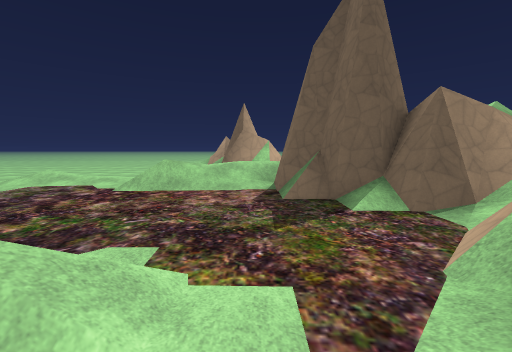
[1] (above)

20 first-person views from a walk through a 3-D level made in the Godot game engine. The camera is 1.4 m above the floor, tilts 6° down and sees 90° across. Doors that lead somewhere are drawn open, without their leaves. The floor is counted in squares, 2 m on a side. Each view is taken from the middle of a square. On the plan, view 1 faces up. The plan holds only what a view shows up to about 9 squares ahead; the rest is blank. The place goes on beyond the plan. Some surface patterns are stand-ins.

[2]
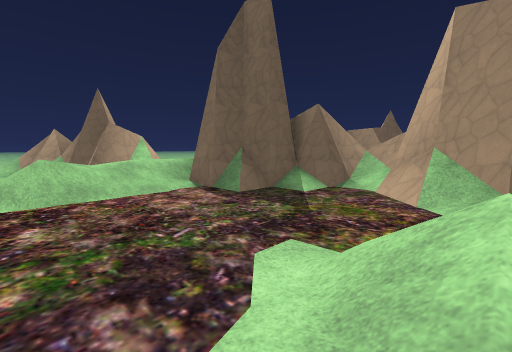

[3]
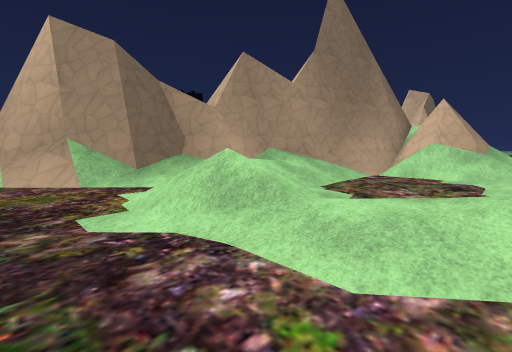

[4]
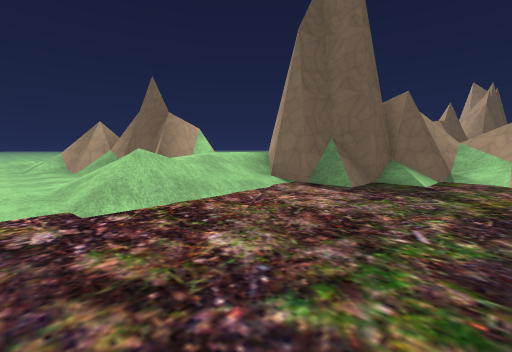

[5]
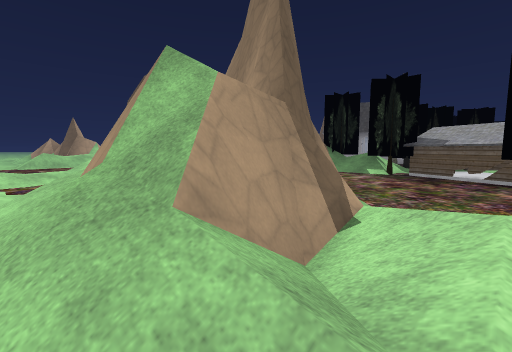

[6]
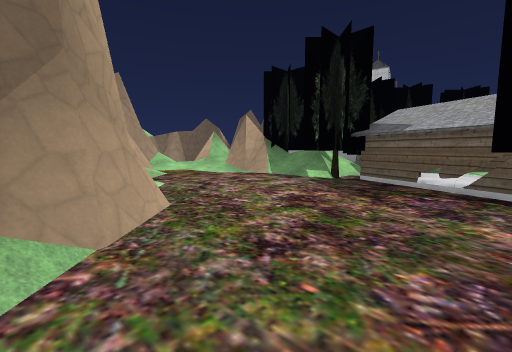

[7]
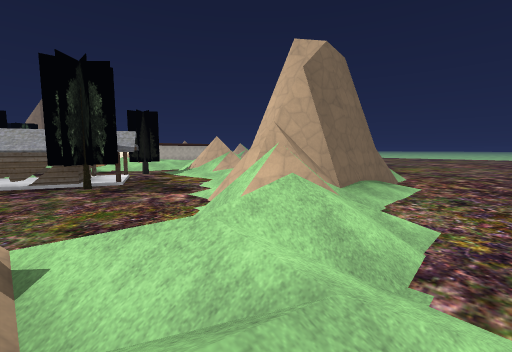

[8]
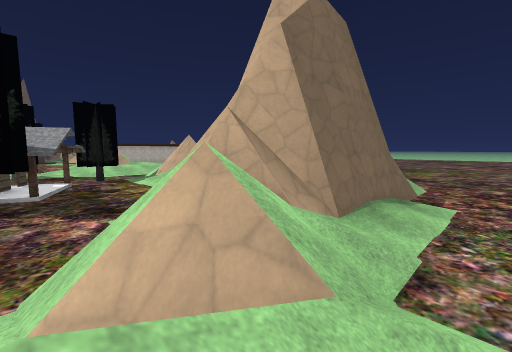

[9]
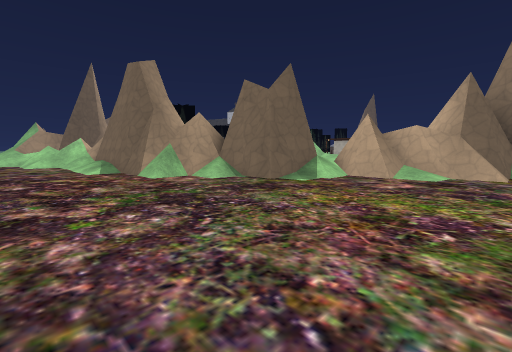

[10]
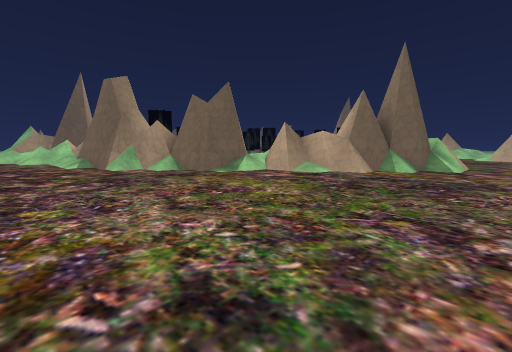

[11]
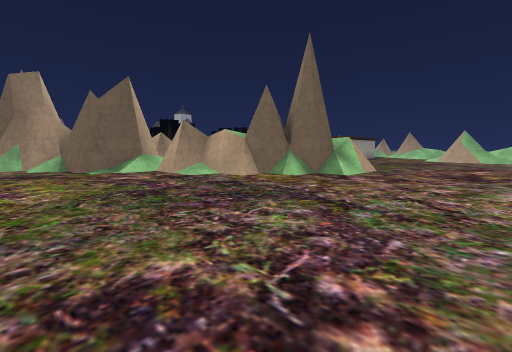

[12]
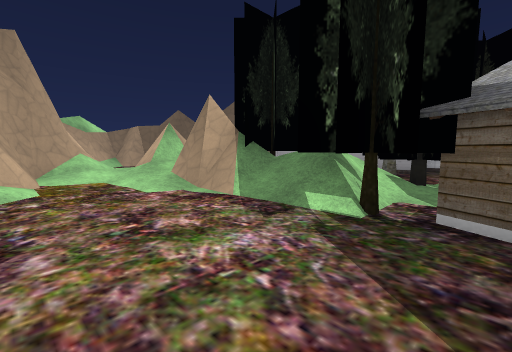

[13]
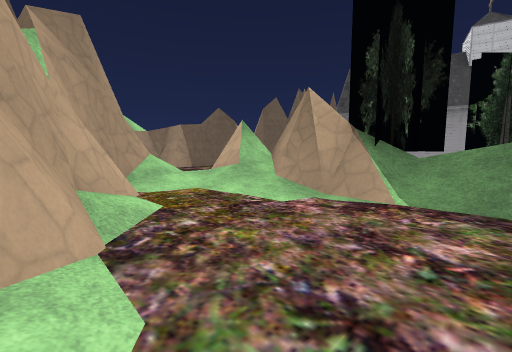

[14]
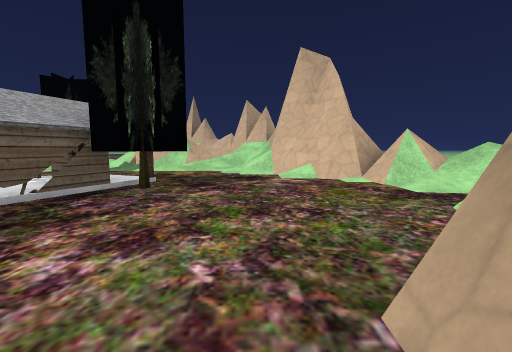

[15]
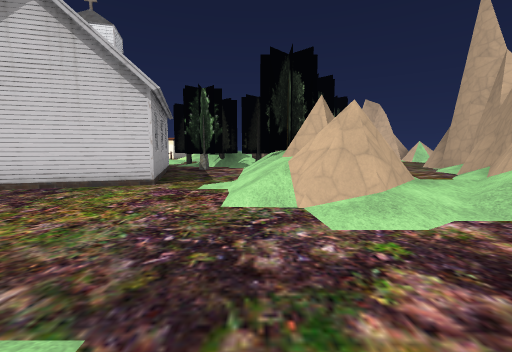

[16]
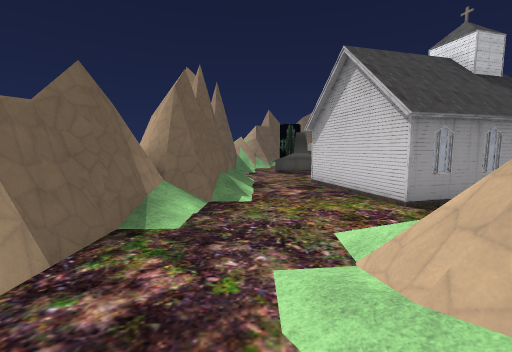

[17]
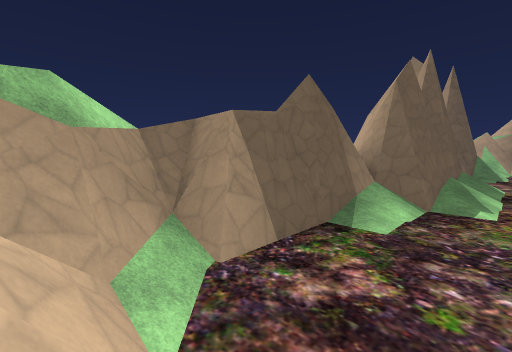

[18]
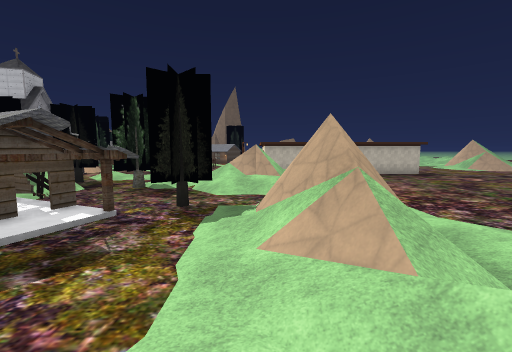

[19]
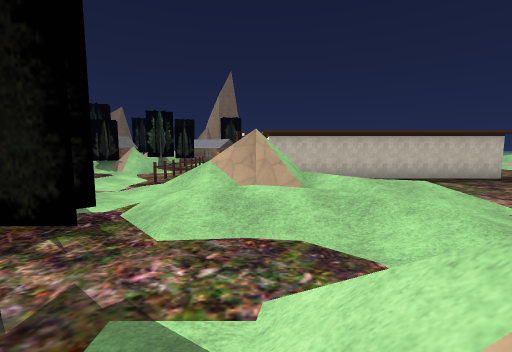

[20]
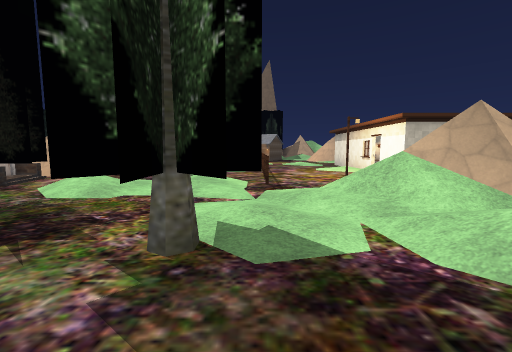

### Floor plan
Key: @ floor where view 1 was taken; # wall or solid block; . main floor; : floor 0.25 m higher than the main floor; - floor 0.25 m lower than the main floor; / step, stairs or slope; D door; = window, fence, low wall or low ledge; T tree; H house; P plank; S streetlight; O other object.
Columns run from 4 left of view 1 to 17 right of it. Each row starts with its distance up from view 1.
 15 //
 14 -/#
 13 -/##
 12 --##
 11 --/#
 10 -- ##=
  9 -.  //
  8 //////
  7 .////#
  6 .//..#######
  5 ...../###########
  4 ....../###///####
  3 ......./##.....#####
  2 ..//..###/..........
  1 //////###////......
  0 ////@/##//##/...###
 -1 /../ ###.////.###
 -2 ...//##/./##/.##
 -3 /../###...#T/.##
 -4 ///###/.../T/..#
 -5 ///###....///.T##DD#
 -6 /#####...TT/TT.. D//
 -7 ///##..... H TTT....
 -8 /#=/......  H/ T/ .
 -9 ///.....TH H./../...
-10 ////....TOHP..T./:/./
-11 ./=#/....///..//..=#=
-12 .//##//....T..///.....
-13 ../###/....T///// .S..
-14 ../###//////./ =   D//
-15 ../#   /=##/// /    ##
-16 ...##   //  ////
-17 ...##/  /:/././
-18 ....##    ..../.  #
-19 .....#     .......#
-20 .....###    ......
-21 .......##    ... .#
-22 .......###    ..
-23 ........###
-24 .........##
-25 ..........##
-26 ..............
-27 ...............
-28    .............
-29    .............

Where each view was taken, in squares from view 1:
view 1: 0 up, 0 right, facing up
view 2: 1 up, 3 left, facing up-right
view 3: 3 up, 4 left, facing down-right
view 4: 3 up, 4 left, facing up-right
view 5: 9 down, 4 left, facing up-right
view 6: 9 down, 0 right, facing up-right
view 7: 8 down, 4 left, facing down-right
view 8: 10 down, 3 left, facing down-right
view 9: 24 down, 4 left, facing up-right
view 10: 27 down, 4 left, facing up-right
view 11: 29 down, 1 left, facing up-right
view 12: 7 down, 3 right, facing up-right
view 13: 5 down, 2 right, facing up-right
view 14: 5 down, 2 right, facing down
view 15: 4 up, 8 right, facing down
view 16: 2 up, 5 right, facing right
view 17: 2 up, 5 right, facing up-right
view 18: 14 down, 2 right, facing right
view 19: 14 down, 6 right, facing right
view 20: 11 down, 8 right, facing right
